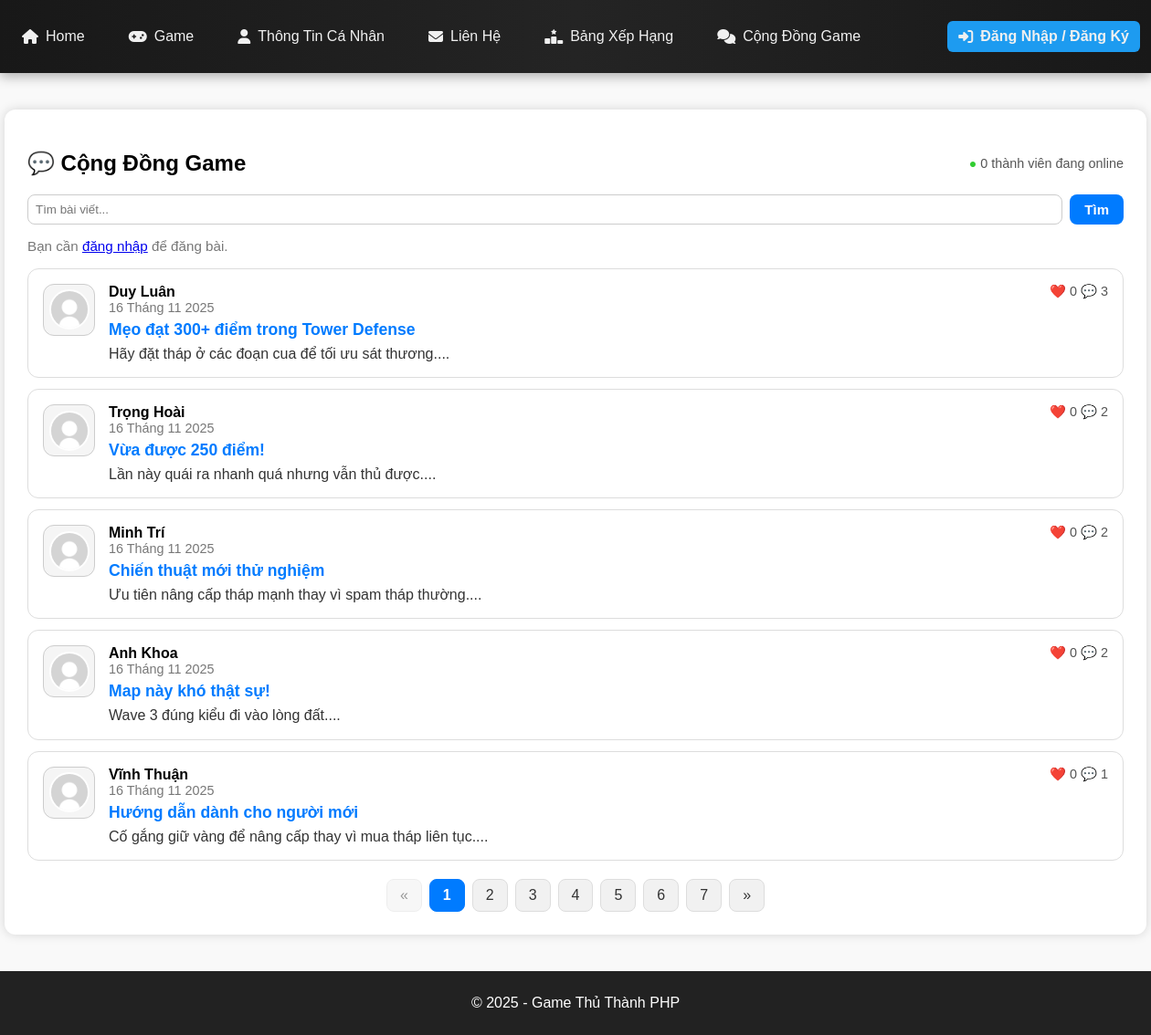
The app's page /forum_list.php with its own data.
### tables this page shows
CREATE TABLE IF NOT EXISTS posts (
  id INT AUTO_INCREMENT PRIMARY KEY,
  user_id INT NOT NULL,
  title VARCHAR(200) NOT NULL,
  content TEXT,
  screenshot_url VARCHAR(255),
  created_at TIMESTAMP DEFAULT CURRENT_TIMESTAMP,
  FOREIGN KEY (user_id) REFERENCES users(id) ON DELETE CASCADE
);

CREATE TABLE IF NOT EXISTS users (
  id INT AUTO_INCREMENT PRIMARY KEY,
  name VARCHAR(100),
  email VARCHAR(100) UNIQUE,
  password VARCHAR(255),
  avatar VARCHAR(255) DEFAULT 'uploads/default.png',
  secret_code VARCHAR(255) NOT NULL,
  last_activity DATETIME NULL,
  role VARCHAR(20) NOT NULL DEFAULT 'user',
  last_login DATETIME NULL,
  is_locked TINYINT(1) NOT NULL DEFAULT 0
);

### forum_list.php (the view, shortened to what this page needs)
<?php
include 'includes/header.php';
$sqlOnline = "
    SELECT COUNT(*) AS total
    FROM users
    WHERE last_activity >= NOW() - INTERVAL 60 SECOND
";
$onlineCount = $conn->query($sqlOnline)->fetch_assoc()['total'] ?? 0;
$q = trim($_GET['q'] ?? '');
$perPage = 5;
$page = max(1, intval($_GET['page'] ?? 1));
$offset = ($page - 1) * $perPage;
$where = "";
$params = [];
$types = "";
$sqlCount = "SELECT COUNT(*) AS total FROM posts p $where";
$stmtCount = $conn->prepare($sqlCount);
$stmtCount->execute();
$total = $stmtCount->get_result()->fetch_assoc()['total'] ?? 0;
$totalPages = max(1, ceil($total / $perPage));
$sql = "
    SELECT p.*, u.name AS author, u.avatar,
       (SELECT COUNT(*) FROM post_likes pl WHERE pl.post_id = p.id) AS like_count,
       (SELECT COUNT(*) FROM comments c WHERE c.post_id = p.id) AS comment_count
FROM posts p
JOIN users u ON u.id = p.user_id
$where
ORDER BY p.created_at DESC
LIMIT ? OFFSET ?
";
$stmt = $conn->prepare($sql);
$types2 = $types . "ii";
$params2 = $params;
$params2[] = $perPage;
$params2[] = $offset;
$stmt->bind_param($types2, ...$params2);
$stmt->execute();
$result = $stmt->get_result();
?>
<div class="forum-container">
  <div style="display:flex; justify-content:space-between; align-items:center;">
      <h2>💬 Cộng Đồng Game</h2>
      <div style="font-size:0.9em; color:#555;">
          <span style="color:limegreen; font-size:14px;">●</span>
          <?= $onlineCount ?> thành viên đang online
      </div>
  </div>
  <form method="get" style="position:relative; margin-bottom:15px; display:flex; gap:8px;">
    <div style="flex:1; position:relative;">
      <input type="text" name="q" id="searchInput" placeholder="Tìm bài viết..."
             value="<?= htmlspecialchars($q) ?>"
             autocomplete="off"
             style="width:100%;padding:8px;border-radius:8px;border:1px solid #ccc;">
    </div>
    <button class="btn-send">Tìm</button>
  </form>
  <div style="margin-bottom:15px;">
    <?php if (isset($_SESSION['user'])): ?>
      <a href="forum_create_post.php" class="btn-send">✍️ Đăng bài mới</a>
    <?php else: ?>
      <span class="muted">Bạn cần <a href="auth.php">đăng nhập</a> để đăng bài.</span>
    <?php endif; ?>
  </div>
  <?php if ($total == 0): ?>
    <p class="muted">Không có bài phù hợp.</p>
  <?php else: ?>
    <div class="forum-list">
<?php while ($row = $result->fetch_assoc()): ?>
  <div class="forum-card" data-href="forum_view.php?id=<?= $row['id'] ?>" onclick="goToPost(event, this)">
    <div class="forum-icon">
    <img src="<?= $row['avatar'] ?: 'uploads/default.png' ?>"
     alt="avatar" class="avatar-img">
</div>
    <div class="forum-content">
    <div class="author" style="font-weight:bold; color:#000;">
        <?= htmlspecialchars($row['author']) ?>
    </div>
    <?php
    $date = new DateTime($row['created_at']);
    $monthNames = [
        1 => 'Tháng 1', 2 => 'Tháng 2', 3 => 'Tháng 3', 4 => 'Tháng 4',
        5 => 'Tháng 5', 6 => 'Tháng 6', 7 => 'Tháng 7', 8 => 'Tháng 8',
        9 => 'Tháng 9', 10 => 'Tháng 10', 11 => 'Tháng 11', 12 => 'Tháng 12'
    ];
    $formattedDate = $date->format('d') . ' ' . $monthNames[(int)$date->format('m')] . ' ' . $date->format('Y');
    ?>
    <div class="date" style="font-size:0.9em; color:#777;">
        <?= $formattedDate ?>
    </div>
    <a class="forum-title"
       href="forum_view.php?id=<?= $row['id'] ?>"
       style="display:block; font-size:1.1em; font-weight:bold; margin:6px 0;">
        <?= htmlspecialchars($row['title']) ?>
    </a>
    <div class="forum-excerpt">
        <?= nl2br(htmlspecialchars(mb_substr($row['content'], 0, 160))) ?>...
    </div>
</div>
    <div class="forum-stats">
        ❤️ <?= $row['like_count'] ?>   💬  <?= $row['comment_count'] ?>
    </div>
</div>
<?php endwhile; ?>
</div>
    <?php if ($totalPages > 1): ?>
<div class="pagination">
    <a class="<?= $page <= 1 ? 'disabled' : '' ?>"
       href="<?= $page > 1 ? '?page='.($page-1).($q!==''?'&q='.urlencode($q):'') : '#' ?>">
       «
    </a>
    <?php for ($p = 1; $p <= $totalPages; $p++): ?>
        <a class="<?= $p == $page ? 'active' : '' ?>"
           href="?page=<?= $p . ($q !== '' ? '&q='.urlencode($q) : '') ?>">
            <?= $p ?>
        </a>
    <?php endfor; ?>
    <a class="<?= $page >= $totalPages ? 'disabled' : '' ?>"
       href="<?= $page < $totalPages ? '?page='.($page+1).($q!==''?'&q='.urlencode($q):'') : '#' ?>">
       »
    </a>
</div>
<?php endif; ?>
  <?php endif; ?>
</div>
<?php include 'includes/footer.php'; ?>

### includes/header.php (shortened to what this page needs)
<!DOCTYPE html>
<html lang="vi">
<head>
    <link rel="stylesheet" href="assets/style.css">
</head>
<body>
<?php include "includes/navbar.php"; ?>

### includes/navbar.php (shortened to what this page needs)
<nav class="navbar">
    <div class="nav-left">
        <a href="index.php"><i class="fa-solid fa-house"></i> Home</a>
        <a href="game.php"><i class="fa-solid fa-gamepad"></i> Game</a>
        <a href="profile.php"><i class="fa-solid fa-user"></i> Thông Tin Cá Nhân</a>
        <a href="contact.php"><i class="fa-solid fa-envelope"></i> Liên Hệ</a>
        <a href="leaderboard.php"><i class="fa-solid fa-ranking-star"></i> Bảng Xếp Hạng</a>
        <a href="forum_list.php"><i class="fa-solid fa-comments"></i> Cộng Đồng Game</a>
    </div>
    <div class="nav-right">
        <?php if (isset($_SESSION['user'])): ?>
            <span class="user-name">
                <i class="fa-solid fa-circle-user"></i>
                Xin chào, <strong><?php echo htmlspecialchars($_SESSION['user']['name']); ?></strong>
            </span>
            <a href="logout.php" class="logout-btn"><i class="fa-solid fa-right-from-bracket"></i> Đăng Xuất</a>
        <?php else: ?>
            <a href="auth.php" class="login-btn"><i class="fa-solid fa-right-to-bracket"></i> Đăng Nhập / Đăng Ký</a>
        <?php endif; ?>
    </div>
</nav>
<link rel="stylesheet" href="https://cdnjs.cloudflare.com/ajax/libs/font-awesome/6.5.0/css/all.min.css">

### includes/footer.php (shortened to what this page needs)
<footer>
    <p>&copy; 2025 - Game Thủ Thành PHP</p>
</footer>
</body>
</html>

### assets/css/base.css (style rules this page uses)
body { font-family: Arial, sans-serif; background: #f9f9f9; margin: 0; padding: 0; display: grid; grid-template-rows: auto 1fr auto; min-height: 100vh; }
html, body { height: 100%; margin: 0; }

### assets/css/navbar.css (style rules this page uses)
.navbar { display: flex; justify-content: space-between; align-items: center; background: #333; padding: 0 40px; height: 60px; }
.navbar a { color: white; text-decoration: none; margin: 0 30px; font-weight: 500; transition: color 0.2s ease; }
.nav-left { display: flex; align-items: center; padding: 0; }
.nav-right a { font-weight: bold; }

### assets/css/game.css (style rules this page uses)
.muted { color: #666; font-size: 0.95em; }

### assets/css/contact.css (style rules this page uses)
.btn-send { background: #ffd700; color: #222; border: none; padding: 12px 20px; font-size: 18px; font-weight: bold; border-radius: 30px; cursor: pointer; transition: 0.3s; }

### assets/css/forum.css (style rules this page uses)
.forum-container { width: 1200px; margin: 40px auto; background: #fff; padding: 25px; border-radius: 12px; box-shadow: 0 0 12px rgba(0,0,0,0.15); }
.forum-card { display: flex; justify-content: space-between; align-items: flex-start; gap: 15px; padding: 16px; border-radius: 12px; border: 1px solid #ddd; background: #fff; margin-bottom: 12px; transition: 0.25s; }
.forum-icon { font-size: 35px; }
.forum-title { font-size: 20px; font-weight: bold; color: #007bff; text-decoration: none; }
.forum-excerpt { color: #333; margin-top: 6px; }
.muted { color: #777; }
.forum-icon { width: 55px; height: 55px; border-radius: 12px; border: 1px solid #ccc; background: #f5f5f5; font-size: 26px; display: flex; align-items: center; justify-content: center; color: #555; }
.pagination { display: flex; justify-content: center; margin-top: 20px; gap: 8px; }
.pagination a { padding: 8px 14px; background: #f1f1f1; border-radius: 8px; text-decoration: none; color: #333; font-weight: 500; border: 1px solid #ddd; transition: 0.25s; }
.pagination .active { background: #007bff; color: white; font-weight: 600; border: 1px solid #007bff; cursor: default; }
.pagination .disabled { opacity: 0.5; pointer-events: none; }
.btn-send { background-color: #007bff; color: #ffffff; border: none; padding: 8px 16px; border-radius: 8px; font-weight: bold; font-size: 15px; text-decoration: none; cursor: pointer; transition: background-color 0.2s ease-in-out, transform 0.1s ease; }
.forum-container form[method="get"] { position: relative; margin-bottom: 15px; display: flex; gap: 8px; }
.forum-container form[method="get"] > div:first-child { flex: 1; position: relative; }
#searchInput { width: 100%; padding: 8px; border-radius: 8px; border: 1px solid #ccc; box-sizing: border-box; }
.forum-container form[method="get"] + div { margin-bottom: 15px; }
.forum-stats { text-align: right; white-space: nowrap; font-size: 0.9em; color: #555; margin-left: 15px; }
.forum-card { display: flex; justify-content: space-between; align-items: flex-start; }
.forum-content { flex: 1; }
.forum-excerpt { line-height: 1.2em; max-height: calc(1.2em * 1); overflow: hidden; }
.avatar-img { width: 100%; height: 100%; border-radius: 12px; object-fit: cover; }

### assets/css/footer.css (style rules this page uses)
footer { background: #222; color: white; text-align: center; padding: 10px; }

### includes/header.php (style rules this page uses)
.avatar-img { width: 40px; height: 40px; border-radius: 50%; object-fit: cover; border: 2px solid #fff; }

### includes/navbar.php (style rules this page uses)
.navbar { width: 100%; background: linear-gradient(90deg, #181818, #242424, #181818); padding: 10px 0px; display: flex; justify-content: space-between; align-items: center; box-shadow: 0 4px 12px rgba(0,0,0,0.3); position: sticky; top: 0; z-index: 999; font-family: Arial, sans-serif; }
.navbar a { color: #f0f0f0; margin: 0 12px; text-decoration: none; font-size: 16px; transition: 0.3s; padding: 8px 12px; border-radius: 6px; display: inline-flex; align-items: center; gap: 8px; }
.nav-left { display: flex; align-items: center; }
.nav-right { display: flex; align-items: center; }
.login-btn { background: #1d9bf0; padding: 8px 14px; border-radius: 6px; font-weight: bold; }

### records on screen
posts: user.name "Duy Luân", created_at "16 Tháng 11 2025", title "Mẹo đạt 300+ điểm trong Tower Defense", content "Hãy đặt tháp ở các đoạn cua để tối ưu sát thương.", like_count "0", comment_count "3"
posts: user.name "Trọng Hoài", created_at "16 Tháng 11 2025", title "Vừa được 250 điểm!", content "Lần này quái ra nhanh quá nhưng vẫn thủ được.", like_count "0", comment_count "2"
posts: user.name "Minh Trí", created_at "16 Tháng 11 2025", title "Chiến thuật mới thử nghiệm", content "Ưu tiên nâng cấp tháp mạnh thay vì spam tháp thường.", like_count "0", comment_count "2"
posts: user.name "Anh Khoa", created_at "16 Tháng 11 2025", title "Map này khó thật sự!", content "Wave 3 đúng kiểu đi vào lòng đất.", like_count "0", comment_count "2"
posts: user.name "Vĩnh Thuận", created_at "16 Tháng 11 2025", title "Hướng dẫn dành cho người mới", content "Cố gắng giữ vàng để nâng cấp thay vì mua tháp liên tục.", like_count "0", comment_count "1"

### other values on screen
$onlineCount "0"
